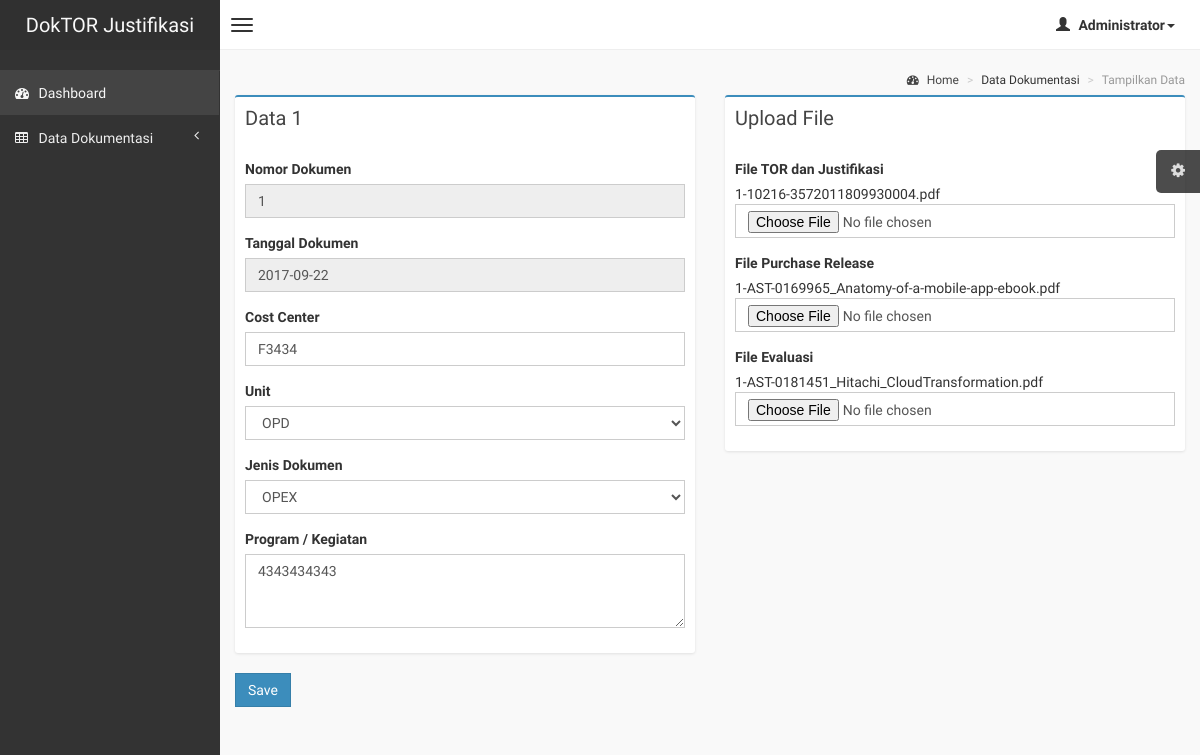
The page /editData.php?id=1 (signed in) on the database its author committed.
### tables this page shows
CREATE TABLE `user` (
  `username` varchar(20) NOT NULL,
  `password` varchar(32) NOT NULL,
  `nama` varchar(60) NOT NULL,
  `email` varchar(30) NOT NULL
);

CREATE TABLE `dokumentasi` (
  `no_dokumen` int(11) NOT NULL,
  `tanggal_dokumen` date NOT NULL,
  `cost_center` varchar(10) NOT NULL,
  `unit` varchar(20) NOT NULL,
  `jenis_dokumen` varchar(20) NOT NULL,
  `program` varchar(300) NOT NULL,
  `file_torjustifikasi` varchar(100) DEFAULT NULL,
  `ext_torjustifikasi` varchar(10) DEFAULT NULL,
  `size_torjustifikasi` int(11) DEFAULT NULL,
  `file_pr` varchar(100) DEFAULT NULL,
  `ext_pr` varchar(10) DEFAULT NULL,
  `size_pr` int(11) DEFAULT NULL,
  `file_evaluasi` varchar(100) DEFAULT NULL,
  `ext_evaluasi` varchar(10) DEFAULT NULL,
  `size_evaluasi` int(11) DEFAULT NULL
);

### function/session.php (called while the page is built, shortened)
<?php
	include('database.php');
	$username=$_SESSION['login_user'];
	$query=mysqli_query($con, "SELECT * FROM user WHERE username='".$username."'");
	$row=mysqli_fetch_assoc($query);
	$login_name = $row['nama'];
?>

### function/core.php (the view, shortened to what this page needs)
<?php
function editData($id)
{
	include('database.php');
	$query = mysqli_query($con, "SELECT * FROM `dokumentasi` WHERE no_dokumen='".$id."' ");
	$row = mysqli_fetch_array($query);
	$arrayUnit = array("GA", "IPA", "EPD", "BPD", "OPD", "SPD", "EPO", "BPO", "OPO", "SPO", "CIT");
	$arrayJenisDokumen = array("OPEX", "CAPEX");
	echo
	'
	<form role="form" action="" method="post" enctype="multipart/form-data">
		<section class="col-lg-6 connectedSortable">
			<div class="box box-primary">
				<div class="box-header">
					<h3 class="box-title">Data '.$id.'</h3>
				</div>
				<div class="box-body">
					<div class="form-group">
						<label for="no_dokumen">Nomor Dokumen</label>
						<input type="text" class="form-control" name="no_dokumen" value="'.$row['no_dokumen'].'" readonly="readonly">
					</div>
					<div class="form-group">
						<label for="no_dokumen">Tanggal Dokumen</label>
						<input type="text" class="form-control" name="tanggal_dokumen" value="'.$row['tanggal_dokumen'].'" readonly="readonly">
					</div>
					<div class="form-group">
						<label for="tanggal_dokumen">Cost Center</label>
						<input type="text" class="form-control" name="cost_center" value="'.$row['cost_center'].'">
					</div>
					<div class="form-group">
						<label for="unit">Unit</label>
						<select class="form-control" name="unit">
	';
	foreach ($arrayUnit as $value)
	{
		echo '<option value="'.$value.'" '.(($value == $row['unit'])? 'selected="selected"' : "") .'>'.$value.'</option> ';
	}
	echo
	'
						</select>
					</div>
					<div class="form-group">
						<label for="jenis_dokumen">Jenis Dokumen</label>
						<select class="form-control" name="jenis_dokumen">
	';
	foreach ($arrayJenisDokumen as $value)
	{
		echo '<option value="'.$value.'" '.(($value == $row['jenis_dokumen'])? 'selected="selected"' : "") .'>'.$value.'</option> ';
	}
	echo
	'
						</select>
					</div>
					<div class="form-group">
						<label for="program">Program / Kegiatan</label>
						<textarea name="program" class="form-control" rows="3">';echo $row['program'];echo '</textarea>
					</div>
				</div>
			</div>
		</section>
		<section class="col-lg-6 connectedSortable">
			<div class="box box-primary">
				<div class="box-header">
					<h3 class="box-title">Upload File</h3>
				</div>
				<div class="box-body">
					<div class="form-group">
						<label for="file_torjustifikasi">File TOR dan Justifikasi</label>
						<br>
						<span>'.$row['file_torjustifikasi'].'</span>
						<input type="file" class="form-control" name="file_torjustifikasi" ">
					</div>
					<div class="form-group">
						<label for="file_pr">File Purchase Release</label>
						<br>
						<span>'.$row['file_pr'].'</span>
						<input type="file" class="form-control" name="file_pr" ">
					</div>
					<div class="form-group">
						<label for="file_evaluasi">File Evaluasi</label>
						<br>
						<span>'.$row['file_evaluasi'].'</span>
						<input type="file" class="form-control" name="file_evaluasi" ">
					</div>
				</div>
			</div>
		</section>
		<div class="col-md-12">
			<button type="submit" class="btn btn-primary btn-flat" name="update">Save</button>
		</div>
	</form>
	';
}
?>

### editData.php (shortened to what this page needs)
<?php
include('function/session.php');
include('function/core.php');
$id = $_GET['id'];
?>
<!DOCTYPE html>
<html>
<head>
    <link href="css/bootstrap.min.css" rel="stylesheet" type="text/css" />
    <link href="css/font-awesome.min.css" rel="stylesheet" type="text/css" />
    <link href="css/ionicons.min.css" rel="stylesheet" type="text/css" />
    <link href="css/datatables/dataTables.bootstrap.css" rel="stylesheet" type="text/css" />
    <link href="css/AdminLTE.css" rel="stylesheet" type="text/css" />
</head>
<body class="skin-black">
    <header class="header">
        <a href="dashboard.php" class="logo">
            DokTOR Justifikasi
        </a>
        <nav class="navbar navbar-static-top" role="navigation">
            <a href="#" class="navbar-btn sidebar-toggle" data-toggle="offcanvas" role="button">
                <span class="icon-bar"></span>
                <span class="icon-bar"></span>
                <span class="icon-bar"></span>
            </a>
            <div class="navbar-right">
                <ul class="nav navbar-nav">
                    <li class="dropdown user user-menu">
                        <a href="#" class="dropdown-toggle" data-toggle="dropdown">
                            <i class="glyphicon glyphicon-user"></i>
                            <span><?php echo $login_name ?><i class="caret"></i></span>
                        </a>
                    </li>
                </ul>
            </div>
        </nav>
    </header>
    <div class="wrapper row-offcanvas row-offcanvas-left">
        <aside class="left-side sidebar-offcanvas">
            <section class="sidebar">
                <div class="user-panel">
                </div>
                <ul class="sidebar-menu">
                    <li class="active">
                        <a href="dashboard.php">
                            <i class="fa fa-dashboard"></i> <span>Dashboard</span>
                        </a>
                    </li>
                    <li class="treeview">
                        <a href="#">
                            <i class="fa fa-table"></i>
                            <span>Data Dokumentasi</span>
                            <i class="fa fa-angle-left pull-right"></i>
                        </a>
                    </li>
                </ul>
            </section>
        </aside>
        <aside class="right-side">
            <section class="content-header">
                <ol class="breadcrumb">
                    <li><a href="#"><i class="fa fa-dashboard"></i> Home</a></li>
                    <li>Data Dokumentasi</li>
                    <li class="active">Tampilkan Data</li>
                </ol>
            </section>
            <section class="content">
                <div class="row">
                            <?php
                            editData($id);
                            ?>
                </div>
            </section>
        </aside>
    </div>
</body>
</html>

### rows shown on the page
user: nama "Administrator"
dokumentasi: no_dokumen "1", tanggal_dokumen "2017-09-22", cost_center "F3434", unit "OPD", jenis_dokumen "OPEX", program "4343434343", file_torjustifikasi "1-10216-3572011809930004.pdf", file_pr "1-AST-0169965_Anatomy-of-a-mobile-app-ebook.pdf", file_evaluasi "1-AST-0181451_Hitachi_CloudTransformation.pdf"

### other values the page prints
$id "1"
